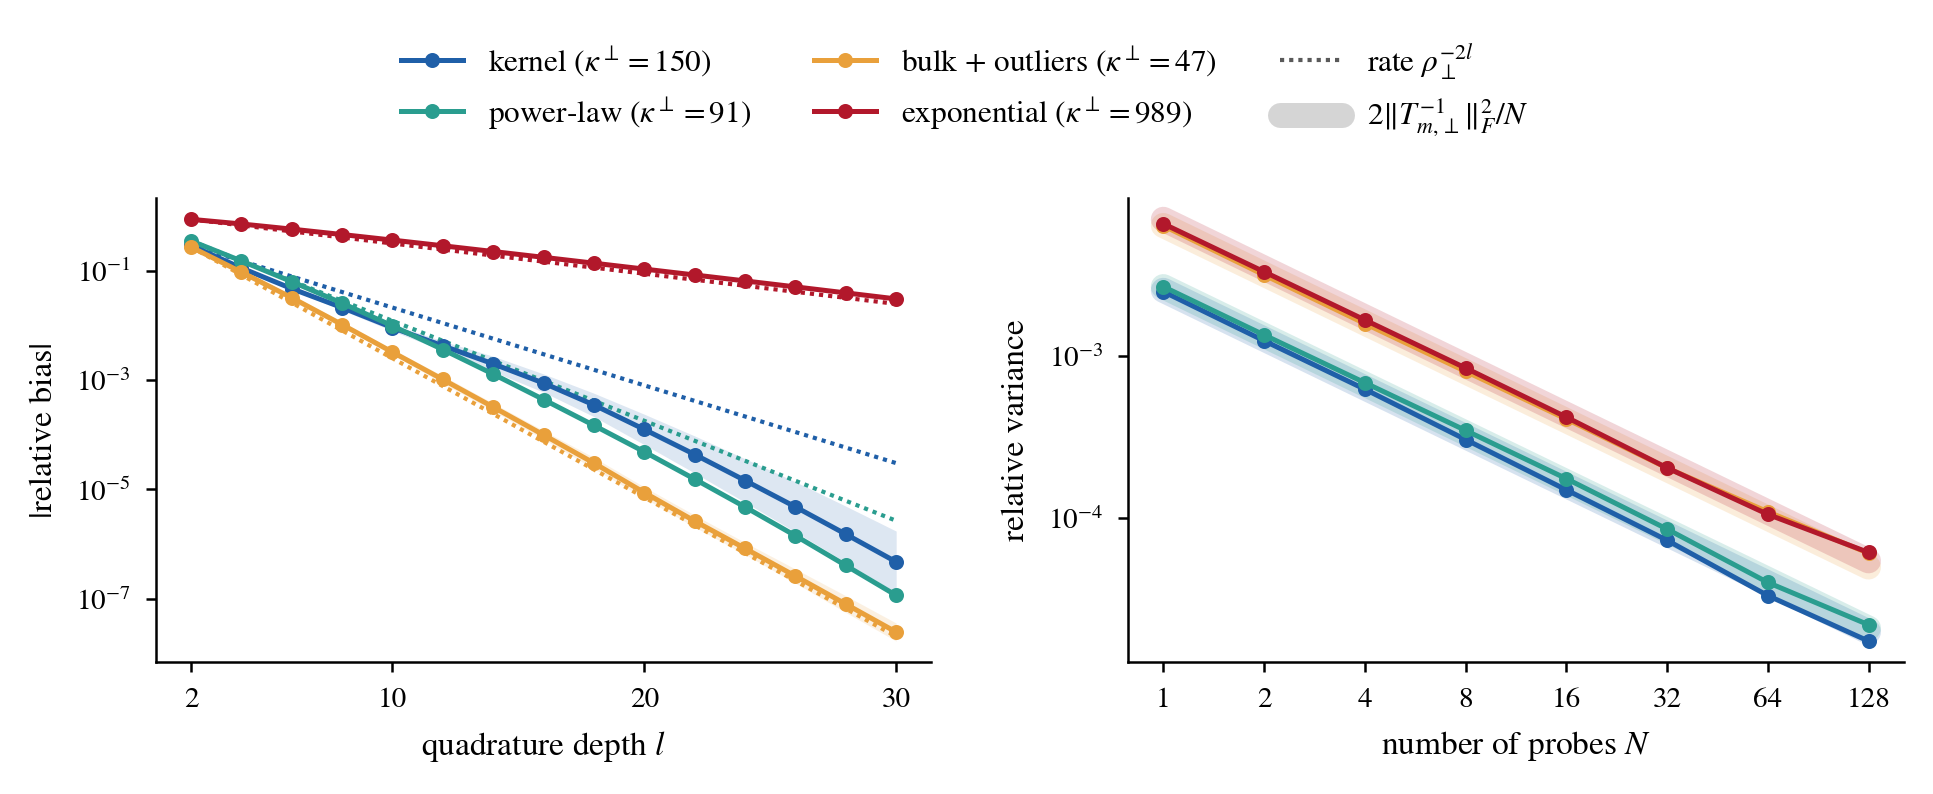

The Python source for this figure:
#!/usr/bin/env python3
"""P-SLQ consistency (Theorem 17): bias against quadrature depth, variance
against the number of probes.

Target: t = tr(T_perp^{-1}), the complement trace estimated by P-SLQ.

Bias.  Each probe's l-point Gauss estimate is compared with the exact quadratic
form of the SAME probe, so the curve shows the quadrature bias alone, free of
Monte Carlo noise.  The depth-l tridiagonal is the leading l x l block of the
depth-L one, so one run per probe serves every l.

Variance.  The probe pool is split into disjoint groups of N probes; each group
gives an independent estimate, and their spread is the empirical variance.
Theorem 17 predicts Var = 2 ||T_perp^{-1}||_F^2 / N for Gaussian probes once the
quadrature is converged; that line is drawn for each matrix.

Probes are run in batches (independent Lanczos processes advanced together),
so the whole experiment takes a few minutes.

Reference lines.  Left: the rate rho_perp^{-2l} of Theorem 16, from each
matrix's own kappa_perp, anchored at l = 2; it is an upper bound, so the data
lie on or below it.  Right: the variance 2 ||T_perp^{-1}||_F^2 / N predicted by
Theorem 17.

Usage:  python exp_consistency.py           run and plot (about 5 min)
        python exp_consistency.py --plot    replot from exp_consistency.npz
"""
import numpy as np
from pslq_core import test_matrix, lanczos, complement_basis

D, M = 1000, 20
L_MAX = 30                       # quadrature depth of every probe run
LS = list(range(2, L_MAX + 1, 2))
POOL = 4096                      # probes per matrix
NS = [1, 2, 4, 8, 16, 32, 64, 128]
SEEDS = range(5)                 # independent matrices per spectrum
KINDS = [("kernel", "kernel"), ("power-law", "power-law"),
         ("bulk+outliers", "bulk + outliers"), ("exponential", "exponential")]
COLORS = {"kernel": "#1f5fa8", "power-law": "#2a9d8f",
          "bulk+outliers": "#e9a03b", "exponential": "#b2182b"}


def batched_reprojected_lanczos(A, Q, U, L):
    """L reprojected Lanczos steps for every column of U at once.
    Returns alphas (L x B), betas (L-1 x B) and the squared probe norms."""
    P = lambda Z: Z - Q @ (Q.T @ Z)
    d, B = U.shape
    nu2 = (U * U).sum(0)
    V = np.zeros((L, d, B))
    V[0] = U / np.sqrt(nu2)
    al = np.zeros((L, B)); be = np.zeros((L - 1, B))
    prev, bprev = np.zeros((d, B)), np.zeros(B)
    for j in range(L):
        W = P(A @ V[j]) - bprev * prev
        al[j] = (V[j] * W).sum(0)
        W -= al[j] * V[j]
        for _ in range(2):                              # full reorthogonalisation
            C = np.einsum("jdb,db->jb", V[:j + 1], W)
            W -= np.einsum("jdb,jb->db", V[:j + 1], C)
        W = P(W)
        b = np.linalg.norm(W, axis=0)
        if j + 1 < L:
            be[j] = b
            V[j + 1] = W / np.maximum(b, 1e-300)
        prev, bprev = V[j], b
    return al, be, nu2


def gauss_batch(al, be, nu2, l):
    """nu2 * e1^T T_l^{-1} e1 for every probe, from the leading l x l block."""
    out = np.empty(al.shape[1])
    for i in range(al.shape[1]):
        T = np.diag(al[:l, i]) + np.diag(be[:l - 1, i], 1) + np.diag(be[:l - 1, i], -1)
        x = np.zeros(l); x[0] = 1.0
        out[i] = nu2[i] * np.linalg.solve(T, x)[0]
    return out


def one_matrix(kind, seed):
    rng = np.random.default_rng(seed)
    A = test_matrix(kind, D, rng)
    Q, T, bm, qn = lanczos(A, rng.standard_normal(D), M)
    Qp = complement_basis(Q, qn)
    Tpi = np.linalg.inv(Qp.T @ A @ Qp)
    Aperp = Qp @ Tpi @ Qp.T                              # (P A P)^+
    t = np.trace(Tpi)
    var_theory = 2.0 * np.sum(Tpi ** 2) / t ** 2          # relative, times N
    U = rng.standard_normal((D, POOL))
    U -= Q @ (Q.T @ U)                                    # projected probes
    exact_qf = (U * (Aperp @ U)).sum(0)
    bias, est_L = [], None
    for start in range(0, POOL, 512):                    # batches of 512 probes
        al, be, nu2 = batched_reprojected_lanczos(A, Q, U[:, start:start + 512], L_MAX)
        qf = exact_qf[start:start + 512]
        bias.append([(gauss_batch(al, be, nu2, l) - qf) for l in LS])
        g = gauss_batch(al, be, nu2, L_MAX)
        est_L = g if est_L is None else np.concatenate([est_L, g])
    rel_bias = np.array([np.concatenate([b[k] for b in bias]).mean() / t
                         for k in range(len(LS))])
    rel_var = np.array([np.var(est_L[: (POOL // n) * n].reshape(-1, n).mean(1), ddof=1)
                        / t ** 2 for n in NS])
    kperp = np.linalg.cond(Qp.T @ A @ Qp)
    return rel_bias, rel_var, var_theory, kperp


def main(plot_only=False):
    import matplotlib
    matplotlib.use("Agg")
    import matplotlib.pyplot as plt
    plt.rcParams.update({
        "font.family": "serif", "font.serif": ["STIXGeneral", "DejaVu Serif"],
        "mathtext.fontset": "stix", "font.size": 8, "axes.labelsize": 8,
        "legend.fontsize": 7.5, "xtick.labelsize": 7, "ytick.labelsize": 7,
        "axes.linewidth": 0.6, "lines.linewidth": 1.2,
        "xtick.major.width": 0.6, "ytick.major.width": 0.6,
        "xtick.major.size": 2.5, "ytick.major.size": 2.5,
        "axes.spines.top": False, "axes.spines.right": False})

    res = {}
    if plot_only:
        z = np.load("exp_consistency.npz")
        for kind, _ in KINDS:
            res[kind] = {f: z[f"{kind}|{f}"] for f in ("bias", "var", "theory", "kperp")}
    else:
        for kind, _ in KINDS:
            runs = [one_matrix(kind, s) for s in SEEDS]
            res[kind] = dict(bias=np.array([r[0] for r in runs]),
                             var=np.array([r[1] for r in runs]),
                             theory=np.array([r[2] for r in runs]),
                             kperp=np.array([r[3] for r in runs]))
        np.savez("exp_consistency.npz", **{f"{k}|{f}": v for k, d in res.items()
                                           for f, v in d.items()})
    for kind, _ in KINDS:
        b = res[kind]["bias"]
        print(f"{kind:14s} kappa_perp = {res[kind]['kperp'].mean():8.1f}   "
              f"all biases negative: {bool((b < 0).all())}   "
              f"rel. bias at l={LS[-1]}: {np.abs(b[:, -1]).mean():.1e}   "
              f"var/theory at N=1: "
              f"{(res[kind]['var'][:, 0] / res[kind]['theory']).mean():.3f}", flush=True)

    fig, (ax1, ax2) = plt.subplots(1, 2, figsize=(6.5, 2.35))
    for kind, title in KINDS:
        c, r = COLORS[kind], res[kind]
        lab = rf"{title} ($\kappa^\perp={r['kperp'].mean():.0f}$)"
        # left: bias, with the rate of Theorem 16 for this matrix (dotted)
        lb = np.log10(np.abs(r["bias"]))
        mu, sd = lb.mean(0), lb.std(0)
        ax1.fill_between(LS, 10 ** (mu - sd), 10 ** (mu + sd), color=c, alpha=0.15, lw=0)
        ax1.plot(LS, 10 ** mu, color=c, marker="o", ms=2.6, label=lab, zorder=3)
        sk = np.sqrt(r["kperp"].mean())
        rho = (sk + 1) / (sk - 1)
        ls_ = np.array(LS, float)
        ax1.plot(ls_, 10 ** mu[0] * rho ** (-2 * (ls_ - LS[0])), color=c,
                 ls=(0, (1, 1.2)), lw=1.0, zorder=2)
        # right: variance
        lv = np.log10(r["var"])
        mu, sd = lv.mean(0), lv.std(0)
        # theory of Theorem 17, drawn wide and light under the measurements
        ax2.plot(NS, r["theory"].mean() / np.array(NS, float), color=c, lw=6.0,
                 alpha=0.18, solid_capstyle="round", zorder=1)
        ax2.plot(NS, 10 ** mu, color=c, marker="o", ms=2.6, zorder=3)

    ax1.set_yscale("log"); ax1.set_xlabel("quadrature depth $l$")
    ax1.set_ylabel("|relative bias|")
    ax1.set_xticks([2, 10, 20, 30])
    ax2.set_xscale("log", base=2); ax2.set_yscale("log")
    ax2.set_xlabel("number of probes $N$"); ax2.set_ylabel("relative variance")
    ax2.set_xticks(NS); ax2.set_xticklabels([str(n) for n in NS])
    ax2.minorticks_off()
    h, l = ax1.get_legend_handles_labels()
    h += [plt.Line2D([], [], color="0.35", ls=(0, (1, 1.2)), lw=1.0),
          plt.Line2D([], [], color="0.35", lw=6.0, alpha=0.25, solid_capstyle="round")]
    l += [r"rate $\rho_\perp^{-2l}$",
          r"$2\|T_{m,\perp}^{-1}\|_F^2/N$"]
    fig.legend(h, l, loc="upper center", ncol=3, frameon=False,
               bbox_to_anchor=(0.5, 1.13))
    fig.tight_layout(rect=(0, 0, 1, 0.92), w_pad=2.0)
    fig.savefig("exp_consistency.pdf", bbox_inches="tight")
    fig.savefig("exp_consistency.png", dpi=300, bbox_inches="tight")


if __name__ == "__main__":
    import sys
    main(plot_only="--plot" in sys.argv)
